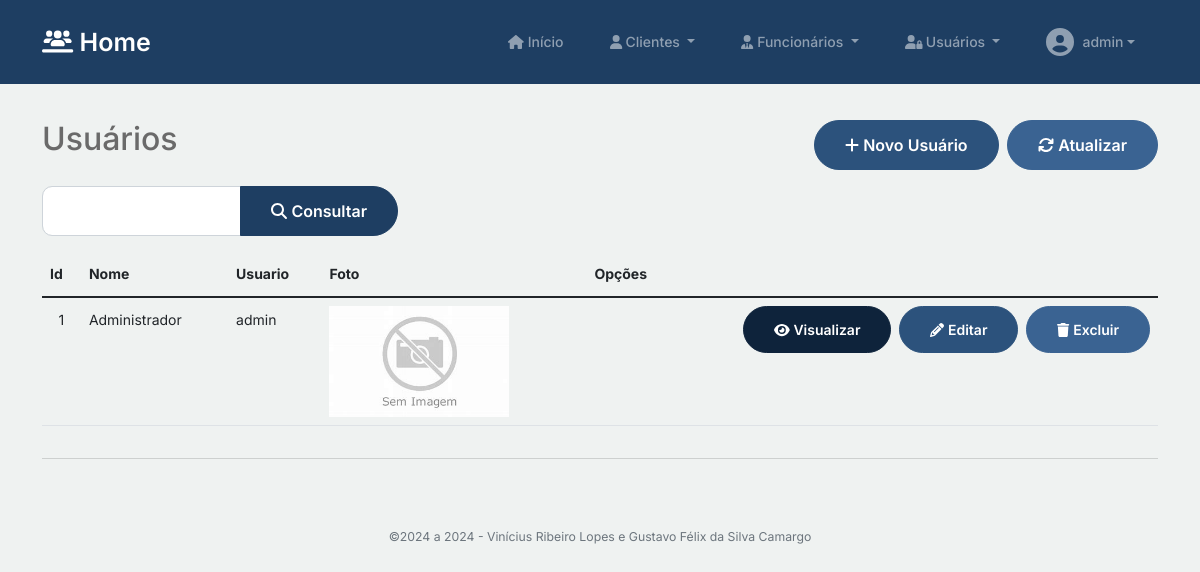
Page /usuarios/index.php (signed in) on the committed database.
### tables this page shows
CREATE TABLE usuarios(
    id int AUTO_INCREMENT not null PRIMARY KEY,
    nome varchar(50) not null,
    user varchar(50) not null,
    password varchar(100) not null,
    foto varchar(50)
);

### inc/database.php (called while the page is built, shortened)
<?php
function open_database()
{
  try {
    $conn = new mysqli(DB_HOST, DB_USER, DB_PASSWORD, DB_NAME);
    $conn->set_charset("utf8");
    return $conn;
  } catch (Exception $e) {
    throw $e;
    return null;
  }
}
function find($table = null, $id = null)
{
  try {
    $database = open_database();
    $found = null;
    if ($id) {
      $sql = "SELECT * FROM " . $table . " WHERE id = " . $id;
      $result = $database->query($sql);
      if ($result->num_rows > 0) {
        $found = $result->fetch_assoc();
      }
    } else {
      $sql = "SELECT * FROM " . $table;
      $result = $database->query($sql);
      if ($result->num_rows > 0) {
        $found = array();
        while ($row = $result->fetch_assoc()) {
          array_push($found, $row);
        }
      }
    }
  } catch (Exception $e) {
    $_SESSION['message'] = $e->GetMessage();
    $_SESSION['type'] = 'danger';
  }
  return $found;
}
function find_all($table)
{
  return find($table);
}

### usuarios/functions.php (called while the page is built, shortened)
<?php
function index()
{
    if (!empty($_POST['users'])) {
        $usuarios = filter("usuarios", "nome like '%" . $_POST['users'] . "%'");
    } else {
        $usuarios = find_all("usuarios");
    }
}

### usuarios/index.php (the view, shortened to what this page needs)
<?php
include("functions.php");
index();
?>
<header class="mt-2">
    <br>
    <div class="row">
        <div class="col-12 col-md-6">
            <h2>Usuários</h2>
        </div>
        <div class="col-12 col-md-6 text-md-end text-start mt-2 mt-md-0 h2">
            <a class="btn btn-primary square-button mb-2" href="add.php"><i class="fa fa-plus"></i> Novo Usuário</a>
            <a class="btn btn-light square-button mb-2" href="../usuarios/"><i class="fa fa-refresh"></i> Atualizar</a>
        </div>
    </div>
</header>
<form name="filtro" action="index.php" method="post">
    <div class="row">
        <div class="form-group col-md-4">
            <div class="input-group mb-3">
                <input type="text" class="form-control" maxlength="50" name="users" required>
                <button type="submit" class="btn btn-secondary"><i class='fas fa-search'></i> Consultar</button>
            </div>
        </div>
    </div>
</form>
<div class="table-responsive">
    <table class="table table-hover">
        <thead>
            <tr>
                <th>Id</th>
                <th>Nome</th>
                <th>Usuario</th>
                <th>Foto</th>
                <th>Opções</th>
            </tr>
        </thead>
        <tbody>
            <?php if ($usuarios): ?>
                <?php foreach ($usuarios as $usuario): ?>
                    <tr>
                        <td align='center'><?php echo $usuario['id']; ?></td>
                        <td><?php echo $usuario['nome']; ?></td>
                        <td><?php echo $usuario['user']; ?></td>
                        <td>
                            <?php
                            if (empty($usuario['foto'])) {
                                $imagem = 'SemImagem.png';
                            } else {
                                $imagem = $usuario['foto'];
                            }
                            ?>
                            <img src="../fotos/<?php echo $imagem; ?>" alt="Foto do usuário" class="img-fluid" style="width: 180px; height: auto;">
                        </td>
                        <td class="actions text-right">
                            <div class="d-flex flex-column flex-md-row justify-content-end gap-2">
                                <a href="view.php?id=<?php echo $usuario['id']; ?>" class="btn btn-sm btn-dark">
                                    <i class="fa fa-eye"></i><span class="btn-text"> Visualizar</span>
                                </a>
                                <a href="edit.php?id=<?php echo $usuario['id']; ?>" class="btn btn-sm btn-primary">
                                    <i class="fa fa-pencil"></i><span class="btn-text"> Editar</span>
                                </a>
                                <a href="#" class="btn btn-sm btn-light" data-bs-toggle="modal" data-bs-target="#delete-modal-user"
                                    data-usuario="<?php echo $usuario['id']; ?>">
                                    <i class="fa fa-trash"></i><span class="btn-text"> Excluir</span>
                                </a>
                            </div>
                        </td>
                    </tr>
                <?php endforeach; ?>
            <?php else: ?>
                <tr>
                    <td colspan="5">Nenhum registro encontrado.</td>
                </tr>
            <?php endif; ?>
        </tbody>
    </table>
</div>

### css/style.css (style rules this page uses)
body { overflow-x: hidden; position: relative; }
body { font-family: "Inter", sans-serif; font-weight: 400; line-height: 28px; color: #6a6a6a; font-size: 14px; background-color: #eff2f1; }
a { text-decoration: none; -webkit-transition: .3s all ease; -o-transition: .3s all ease; transition: .3s all ease; color: #2f2f2f; text-decoration: underline; }
.btn { font-weight: 600; padding: 12px 30px; border-radius: 30px; color: #ffffff; background: #1E3E62; border-color: #1E3E62; transition: background-color 0.3s, color 0.3s; }
.btn.btn-primary { background: #2c527c; border-color: #2c527c; }
.btn.btn-secondary { color: #ffffff; background: #1E3E62; border-color: #1E3E62; }
.btn.btn-light { color: #ffffff; background: #3a6392; border-color: #3a6392; }
.btn.btn-dark { color: #ffffff; background: #0e233b; border-color: #0e233b; }
.form-control { height: 50px; border-radius: 10px; font-family: "Inter", sans-serif; }

### rows in the picture
usuarios: id "1", nome "Administrador", user "admin"

### other values in the picture
$_SESSION['user'] "admin"
$data -> format("Y") "2024"
